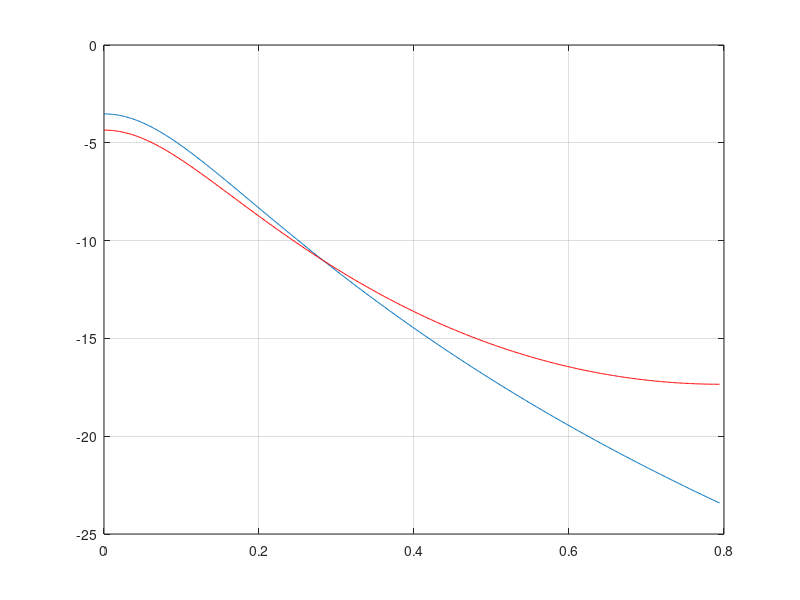

MATLAB code for this plot:
%
% EXAMPLE_6_4.M
%
% Impulse Invariant Transformation.
%

% describe the analogue filter
nums = [0, 0, 2];
dens = [1, 4, 3];

% calculate highest pole frequency
fc = 2/(2*pi);

% scale factor for calculation of fs
scale_fac = 5;

fs = scale_fac * fc;

[numz, denz] = impinvar(nums, dens, fs);

% get the frequency response
% set up a frequency axis
N = 512;
df = (fs/2)/N;
freq = (0:N-1)*df;

omega = (2*pi)*freq;

Hs = freqs(nums, dens, omega);
Hz = freqz(numz, denz, N);

% plot
figure;
plot(freq, 20*log10(abs(Hs)));
hold on;
plot(freq, 20*log10(abs(Hz)), 'r');
grid on;
hold off;


fprintf('\n\nFinished ...\n');

